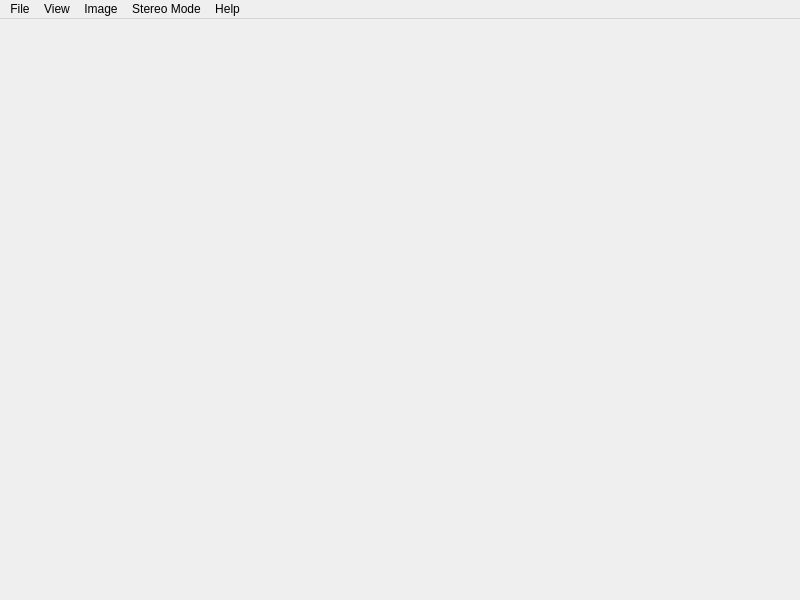
<?xml version="1.0" encoding="UTF-8"?>
<ui version="4.0">
 <class>DepthViewWindow</class>
 <widget class="QMainWindow" name="DepthViewWindow">
  <property name="geometry">
   <rect>
    <x>0</x>
    <y>0</y>
    <width>800</width>
    <height>600</height>
   </rect>
  </property>
  <property name="windowTitle">
   <string>DepthView</string>
  </property>
  <widget class="ImageWidget" name="imageWidget"/>
  <widget class="QMenuBar" name="menubar">
   <property name="geometry">
    <rect>
     <x>0</x>
     <y>0</y>
     <width>800</width>
     <height>21</height>
    </rect>
   </property>
   <widget class="QMenu" name="menuFile">
    <property name="title">
     <string>File</string>
    </property>
    <addaction name="actionOpen"/>
    <addaction name="actionSave_As"/>
    <addaction name="actionExit"/>
   </widget>
   <widget class="QMenu" name="menuHelp">
    <property name="title">
     <string>Help</string>
    </property>
    <addaction name="actionAbout"/>
    <addaction name="actionAbout_Qt"/>
   </widget>
   <widget class="QMenu" name="menuStereo_Mode">
    <property name="title">
     <string>Stereo Mode</string>
    </property>
    <widget class="QMenu" name="menuAnglaph">
     <property name="title">
      <string>Anglaph</string>
     </property>
     <addaction name="actionFull_Color"/>
     <addaction name="actionHalf_Color"/>
     <addaction name="actionGreyscale"/>
    </widget>
    <widget class="QMenu" name="menuSide_By_Side">
     <property name="title">
      <string>Side By Side</string>
     </property>
     <addaction name="actionNo_Mirror"/>
     <addaction name="actionMirror_Left"/>
     <addaction name="actionMirror_Right"/>
     <addaction name="actionMirror_Both"/>
    </widget>
    <addaction name="menuAnglaph"/>
    <addaction name="menuSide_By_Side"/>
   </widget>
   <widget class="QMenu" name="menuView">
    <property name="title">
     <string>View</string>
    </property>
    <addaction name="actionShow_MenuBar"/>
    <addaction name="actionFullscreen"/>
   </widget>
   <widget class="QMenu" name="menuImage">
    <property name="title">
     <string>Image</string>
    </property>
    <addaction name="actionNext"/>
    <addaction name="actionPrevious"/>
   </widget>
   <addaction name="menuFile"/>
   <addaction name="menuView"/>
   <addaction name="menuImage"/>
   <addaction name="menuStereo_Mode"/>
   <addaction name="menuHelp"/>
  </widget>
  <action name="actionOpen">
   <property name="text">
    <string>Open</string>
   </property>
   <property name="shortcut">
    <string>Ctrl+O</string>
   </property>
  </action>
  <action name="actionAbout">
   <property name="text">
    <string>About</string>
   </property>
   <property name="shortcut">
    <string>Ctrl+A</string>
   </property>
  </action>
  <action name="actionAbout_Qt">
   <property name="text">
    <string>About Qt</string>
   </property>
  </action>
  <action name="actionExit">
   <property name="text">
    <string>Quit</string>
   </property>
   <property name="shortcut">
    <string>Ctrl+Q</string>
   </property>
  </action>
  <action name="actionSave_As">
   <property name="text">
    <string>Save As...</string>
   </property>
   <property name="shortcut">
    <string>Ctrl+S</string>
   </property>
  </action>
  <action name="actionFull_Color">
   <property name="text">
    <string>Full Color (Red/Cyan)</string>
   </property>
  </action>
  <action name="actionHalf_Color">
   <property name="text">
    <string>Half Color (Red/Cyan)</string>
   </property>
  </action>
  <action name="actionGreyscale">
   <property name="text">
    <string>Greyscale (Red/Cyan)</string>
   </property>
  </action>
  <action name="actionShow_StatusBar">
   <property name="checkable">
    <bool>true</bool>
   </property>
   <property name="checked">
    <bool>true</bool>
   </property>
   <property name="text">
    <string>Show Status Bar</string>
   </property>
   <property name="shortcut">
    <string>Ctrl+B</string>
   </property>
  </action>
  <action name="actionShow_MenuBar">
   <property name="checkable">
    <bool>true</bool>
   </property>
   <property name="checked">
    <bool>true</bool>
   </property>
   <property name="text">
    <string>Show Menu Bar</string>
   </property>
   <property name="toolTip">
    <string>Show Menu Bar</string>
   </property>
   <property name="shortcut">
    <string>Ctrl+M</string>
   </property>
  </action>
  <action name="actionFullscreen">
   <property name="checkable">
    <bool>true</bool>
   </property>
   <property name="text">
    <string>Fullscreen</string>
   </property>
   <property name="shortcut">
    <string>Ctrl+F</string>
   </property>
  </action>
  <action name="actionNext">
   <property name="text">
    <string>Next</string>
   </property>
   <property name="shortcut">
    <string>Right</string>
   </property>
  </action>
  <action name="actionPrevious">
   <property name="text">
    <string>Previous</string>
   </property>
   <property name="shortcut">
    <string>Left</string>
   </property>
  </action>
  <action name="actionNo_Mirror">
   <property name="text">
    <string>No Mirror</string>
   </property>
  </action>
  <action name="actionMirror_Left">
   <property name="text">
    <string>Mirror Left</string>
   </property>
  </action>
  <action name="actionMirror_Right">
   <property name="text">
    <string>Mirror Right</string>
   </property>
  </action>
  <action name="actionMirror_Both">
   <property name="text">
    <string>Mirror Both</string>
   </property>
  </action>
 </widget>
 <customwidgets>
  <customwidget>
   <class>ImageWidget</class>
   <extends>QWidget</extends>
   <header>imagewidget.h</header>
   <container>1</container>
  </customwidget>
 </customwidgets>
 <resources/>
 <connections/>
</ui>
